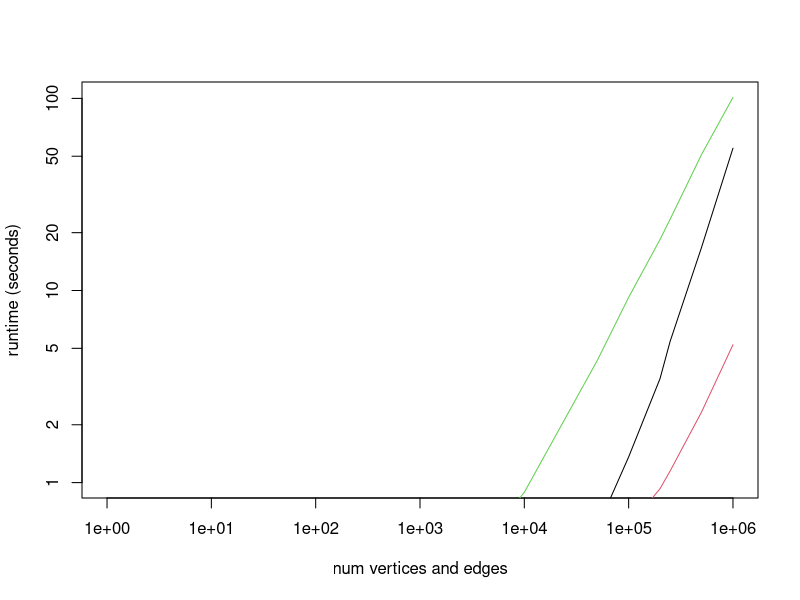

Recreate this plot in R.
RuntimeResults <- rbind(
  c(0.20,0.18,0.23),
  c(0.18,0.19,0.26),
  c(0.19,0.18,0.26),
  c(0.20,0.20,0.27),
  c(0.19,0.19,0.32), # 1000
  c(0.22,0.19,0.37),
  c(0.21,0.20,0.56),
  c(0.24,0.21,0.89), # 10000
  c(0.58,0.38,4.32),
  c(1.36,0.59,9.21), # 100,000
  c(3.48,0.93,18.44),
  c(5.44,1.15,23.50),
  c(16.78,2.33,51.09), # 500,000
  c(55.05,5.22,101.21) # 1,000,000
)

RuntimeResults <- cbind(c(50,100,250,500,1000,2500,5000,10000,50000,
                          100000, 200000, 250000, 500000, 1000000), RuntimeResults)

colnames(RuntimeResults) <- c("nvertedge", "igraph", 'lp in-mem', 'oom lp')


plot(NULL, xlim=c(1,max(RuntimeResults[,1])), ylim=c(1, max(RuntimeResults[,-1],na.rm=T)),
     log='yx', xlab='num vertices and edges', ylab='runtime (seconds)')
for(i in seq_len(3)){
  lines(x=RuntimeResults[,1], y=RuntimeResults[,1+i],col=i)
  l <- lm(log(RuntimeResults[-(1:5),1+i]) ~ log(RuntimeResults[-(1:5),1]))
  cat("Scaling of", colnames(RuntimeResults)[1+i], "is", coefficients(l)[2], '\n')
}
